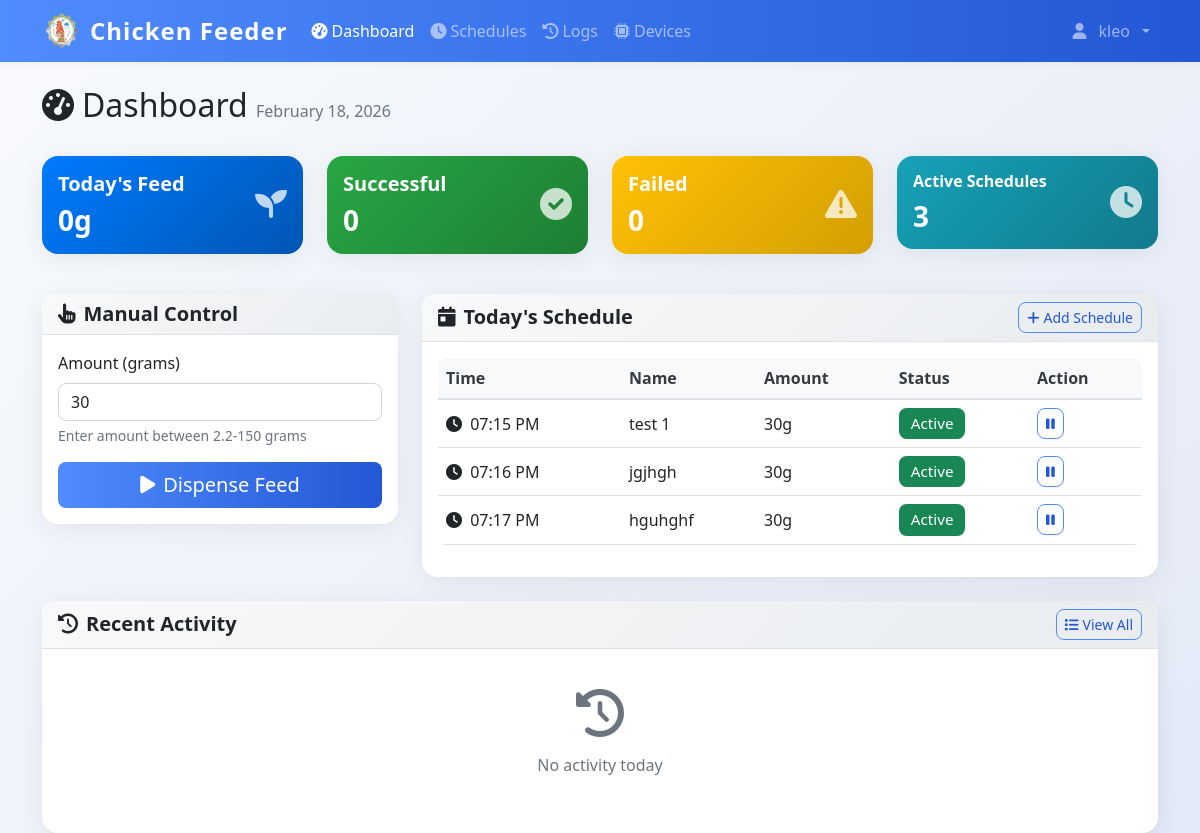
/dashboard (signed in), run on an earlier commit of the app's database.
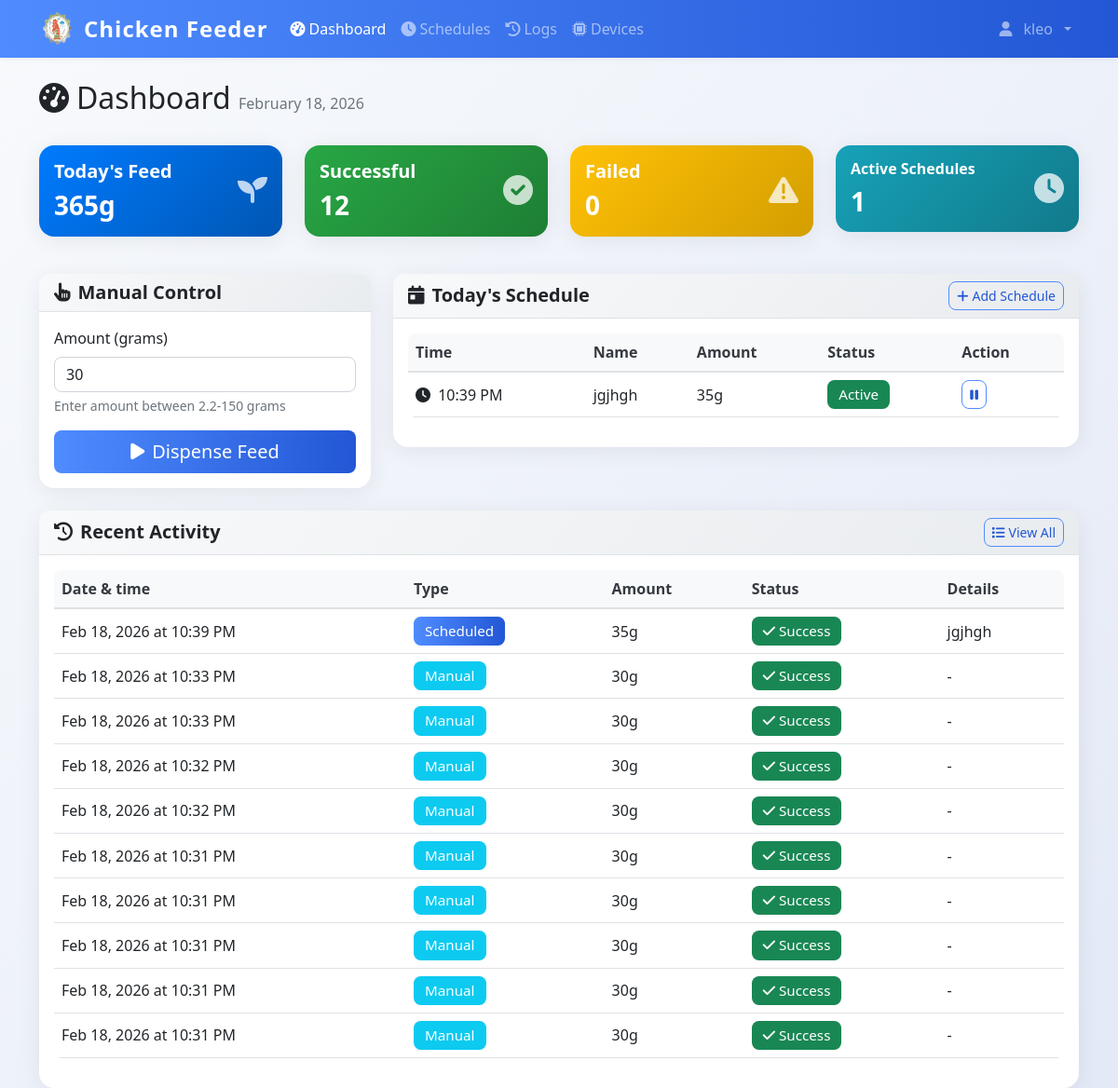
And on a later commit of the database.
### models.py (models this page shows)
class User(UserMixin, db.Model):
    id = db.Column(db.Integer, primary_key=True)
    username = db.Column(db.String(80), unique=True, nullable=False)
    email = db.Column(db.String(120), unique=True, nullable=False)
    password_hash = db.Column(db.String(120), nullable=False)
    iot_device_url = db.Column(db.String(255), nullable=True)  # e.g., 'http://192.168.1.100:5000' or 'pi_klei'
    is_admin = db.Column(db.Boolean, default=True)
    created_at = db.Column(db.DateTime, default=datetime.now)

class FeedSchedule(db.Model):
    id = db.Column(db.Integer, primary_key=True)
    name = db.Column(db.String(100), nullable=False)
    feed_time = db.Column(db.Time, nullable=False)
    amount_grams = db.Column(db.Integer, nullable=False)
    is_active = db.Column(db.Boolean, default=True)
    created_by = db.Column(db.Integer, db.ForeignKey('user.id'), nullable=False)
    created_at = db.Column(db.DateTime, default=datetime.now)
    user = db.relationship('User', backref=db.backref('schedules', lazy=True))

class DispenseLog(db.Model):
    id = db.Column(db.Integer, primary_key=True)
    timestamp = db.Column(db.DateTime, default=datetime.now, nullable=False)
    amount_grams = db.Column(db.Integer, nullable=False)
    trigger_type = db.Column(db.String(20), nullable=False)
    schedule_id = db.Column(db.Integer, db.ForeignKey('feed_schedule.id'), nullable=True)
    status = db.Column(db.String(20), default='success')
    error_message = db.Column(db.Text, nullable=True)
    image_path = db.Column(db.String(255), nullable=True)  # Path to captured feed image
    pellet_count = db.Column(db.Integer, nullable=True)  # Number of pellets detected in image
    grams_detected = db.Column(db.Float, nullable=True)  # Estimated grams of pellets in feeder
    grams_dispensed = db.Column(db.Integer, nullable=True)  # Actual amount dispensed by servo
    triggered_by = db.Column(db.Integer, db.ForeignKey('user.id'), nullable=True)
    schedule = db.relationship('FeedSchedule', backref=db.backref('dispense_logs', lazy=True))
    user = db.relationship('User', backref=db.backref('dispense_logs', lazy=True))

### app.py (the view)
@app.route('/dashboard', methods=['GET', 'POST'])
@login_required
def dashboard():
    from utils.model_utils import get_feed_ratio
    today_schedules = FeedSchedule.query.filter_by(created_by=current_user.id, is_active=True).order_by(FeedSchedule.feed_time).all()
    today_start = datetime.now().replace(hour=0, minute=0, second=0, microsecond=0)
    today_logs = DispenseLog.query.filter(
        DispenseLog.timestamp >= today_start,
        DispenseLog.triggered_by == current_user.id
    ).order_by(DispenseLog.timestamp.desc()).all()
    total_today = sum(log.amount_grams for log in today_logs if log.status == 'success')
    feed_config = get_feed_ratio()
    gps = feed_config.get('grams_per_second', 2.0)
    min_grams = max(1, round(0.1 * gps, 1))
    return render_template('dashboard.html',
                         schedules=today_schedules,
                         logs=today_logs,
                         total_today=total_today,
                         min_grams=min_grams)

### templates/dashboard.html (shortened to what this page needs)
{% extends "base.html" %}
{% block content %}
<div class="container mt-4">
    <div class="row mb-4">
    <div class="col">
        <h1 class="h2">
            <i class="fas fa-tachometer-alt me-2"></i>Dashboard
            <span class="text-muted fs-6">{{ datetime.now().strftime('%B %d, %Y') }}</span>
        </h1>
    </div>
</div>
<div class="row mb-4">
    <div class="col-md-3 mb-3">
        <div class="card bg-primary text-white">
            <div class="card-body">
                <div class="d-flex justify-content-between">
                    <div>
                        <h5 class="card-title">Today's Feed</h5>
                        <h3 class="mb-0" id="total-today">{{ total_today }}g</h3>
                    </div>
                    <div class="align-self-center">
                        <i class="fas fa-seedling fa-2x opacity-75"></i>
                    </div>
                </div>
            </div>
        </div>
    </div>
    <div class="col-md-3 mb-3">
        <div class="card bg-success text-white">
            <div class="card-body">
                <div class="d-flex justify-content-between">
                    <div>
                        <h5 class="card-title">Successful</h5>
                        <h3 class="mb-0" id="successful-today">{{ logs|selectattr('status', 'equalto', 'success')|list|length }}</h3>
                    </div>
                    <div class="align-self-center">
                        <i class="fas fa-check-circle fa-2x opacity-75"></i>
                    </div>
                </div>
            </div>
        </div>
    </div>
    <div class="col-md-3 mb-3">
        <div class="card bg-warning text-white">
            <div class="card-body">
                <div class="d-flex justify-content-between">
                    <div>
                        <h5 class="card-title">Failed</h5>
                        <h3 class="mb-0" id="failed-today">{{ logs|selectattr('status', 'equalto', 'failure')|list|length }}</h3>
                    </div>
                    <div class="align-self-center">
                        <i class="fas fa-exclamation-triangle fa-2x opacity-75"></i>
                    </div>
                </div>
            </div>
        </div>
    </div>
    <div class="col-md-3 mb-3">
        <div class="card bg-info text-white">
            <div class="card-body">
                <div class="d-flex justify-content-between">
                    <div>
                        <h5 class="card-title fs-6">Active Schedules</h5>
                        <h3 class="mb-0">{{ schedules|selectattr('is_active')|list|length }}</h3>
                    </div>
                    <div class="align-self-center">
                        <i class="fas fa-clock fa-2x opacity-75"></i>
                    </div>
                </div>
            </div>
        </div>
    </div>
</div>
<div class="row">
    <div class="col-lg-4 mb-4">
        <div class="card">
            <div class="card-header">
                <h5 class="card-title mb-0">
                    <i class="fas fa-hand-pointer me-2"></i>Manual Control
                </h5>
            </div>
            <div class="card-body">
                <form id="manual-dispense-form">
                    <div class="mb-3">
                        <label for="amount" class="form-label">Amount (grams)</label>
                        <input type="number" class="form-control" id="amount" min="{{ min_grams }}" max="150" value="30" step="0.1" required>
                        <div class="form-text">Enter amount between {{ min_grams }}-150 grams</div>
                    </div>
                    <div class="d-grid">
                        <button type="submit" class="btn btn-primary btn-lg" id="dispense-btn">
                            <i class="fas fa-play me-2"></i>Dispense Feed
                        </button>
                    </div>
                </form>
            </div>
        </div>
    </div>
    <div class="col-lg-8 mb-4">
        <div class="card">
            <div class="card-header d-flex justify-content-between align-items-center">
                <h5 class="card-title mb-0">
                    <i class="fas fa-calendar-day me-2"></i>Today's Schedule
                </h5>
                <a href="{{ url_for('schedules') }}" class="btn btn-outline-primary btn-sm">
                    <i class="fas fa-plus me-1"></i>Add Schedule
                </a>
            </div>
            <div class="card-body">
                {% if schedules %}
                <div class="table-responsive">
                    <table class="table table-hover">
                        <thead>
                            <tr>
                                <th>Time</th>
                                <th>Name</th>
                                <th>Amount</th>
                                <th>Status</th>
                                <th>Action</th>
                            </tr>
                        </thead>
                        <tbody>
                            {% for schedule in schedules %}
                            <tr>
                                <td>
                                    <i class="fas fa-clock me-1"></i>
                                    {{ schedule.feed_time.strftime('%I:%M %p') }}
                                </td>
                                <td>{{ schedule.name }}</td>
                                <td>{{ schedule.amount_grams }}g</td>
                                <td>
                                    {% if schedule.is_active %}
                                        <span class="badge bg-success">Active</span>
                                    {% else %}
                                        <span class="badge bg-secondary">Inactive</span>
                                    {% endif %}
                                </td>
                                <td>
                                    <button class="btn btn-sm btn-outline-primary"
                                            onclick="toggleSchedule({{ schedule.id }})">
                                        {% if schedule.is_active %}
                                            <i class="fas fa-pause"></i>
                                        {% else %}
                                            <i class="fas fa-play"></i>
                                        {% endif %}
                                    </button>
                                </td>
                            </tr>
                            {% endfor %}
                        </tbody>
                    </table>
                </div>
                {% endif %}
            </div>
        </div>
    </div>
</div>
<div class="row">
    <div class="col-12">
        <div class="card">
            <div class="card-header d-flex justify-content-between align-items-center">
                <h5 class="card-title mb-0">
                    <i class="fas fa-history me-2"></i>Recent Activity
                </h5>
                <a href="{{ url_for('logs') }}" class="btn btn-outline-primary btn-sm">
                    <i class="fas fa-list me-1"></i>View All
                </a>
            </div>
            <div class="card-body">
                {% if logs %}
                <div class="table-responsive">
                    <table class="table table-hover">
                        <thead>
                            <tr>
                                <th>Date &amp; time</th>
                                <th>Type</th>
                                <th>Amount</th>
                                <th>Status</th>
                                <th>Details</th>
                            </tr>
                        </thead>
                        <tbody>
                            {% for log in logs[:10] %}
                            <tr>
                                <td>
                                    {{ log.timestamp.strftime('%b %d, %Y at %I:%M %p') }}
                                </td>
                                <td>
                                    {% if log.trigger_type == 'manual' %}
                                        <span class="badge bg-info">Manual</span>
                                    {% else %}
                                        <span class="badge bg-primary">Scheduled</span>
                                    {% endif %}
                                </td>
                                <td>{{ log.amount_grams }}g</td>
                                <td>
                                    {% if log.status == 'success' %}
                                        <span class="badge bg-success">
                                            <i class="fas fa-check me-1"></i>Success
                                        </span>
                                    {% else %}
                                        <span class="badge bg-danger">
                                            <i class="fas fa-times me-1"></i>Failed
                                        </span>
                                    {% endif %}
                                </td>
                                <td style="max-width: 300px;">
                                    {% if log.schedule %}
                                        {{ log.schedule.name }}
                                    {% elif log.error_message %}
                                        <small class="text-danger" title="{{ log.error_message }}" style="cursor: help;">
                                            {{ log.error_message[:100] }}{% if log.error_message|length > 100 %}...{% endif %}
                                        </small>
                                    {% else %}
                                        -
                                    {% endif %}
                                </td>
                            </tr>
                            {% endfor %}
                        </tbody>
                    </table>
                </div>
                {% else %}
                <div class="text-center text-muted py-4">
                    <i class="fas fa-history fa-3x mb-3"></i>
                    <p>No activity today</p>
                </div>
                {% endif %}
            </div>
        </div>
    </div>
</div>
</div>
{% endblock %}

### templates/base.html (shortened to what this page needs)
<!DOCTYPE html>
<html lang="en">
<head>
    <link href="https://cdn.jsdelivr.net/npm/bootstrap@5.1.3/dist/css/bootstrap.min.css" rel="stylesheet">
    <link href="https://cdnjs.cloudflare.com/ajax/libs/font-awesome/6.0.0/css/all.min.css" rel="stylesheet">
    <link href="{{ url_for('static', filename='css/style.css') }}" rel="stylesheet">
</head>
<body>
    {% if current_user.is_authenticated %}
    <nav class="navbar navbar-expand-lg navbar-dark bg-primary">
        <div class="container">
            <div class="d-flex align-items-center gap-2">
                <img src="{{ url_for('static', filename='img/chicken-logo.png') }}" alt="Logo" style="width:40px;height:40px;" >
                <a class="navbar-brand" href="{{ url_for('dashboard') }}">
                   Chicken Feeder
                </a>
            </div>
            <div class="collapse navbar-collapse" id="navbarNav">
                <ul class="navbar-nav me-auto">
                    <li class="nav-item">
                        <a class="nav-link {% if request.endpoint == 'dashboard' %}active{% endif %}"
                           href="{{ url_for('dashboard') }}">
                            <i class="fas fa-tachometer-alt me-1"></i>Dashboard
                        </a>
                    </li>
                    <li class="nav-item">
                        <a class="nav-link {% if request.endpoint in ['schedules', 'add_schedule'] %}active{% endif %}"
                           href="{{ url_for('schedules') }}">
                            <i class="fas fa-clock me-1"></i>Schedules
                        </a>
                    </li>
                    <li class="nav-item">
                        <a class="nav-link {% if request.endpoint == 'logs' %}active{% endif %}"
                           href="{{ url_for('logs') }}">
                            <i class="fas fa-history me-1"></i>Logs
                        </a>
                    </li>
                    <li class="nav-item">
                        <a class="nav-link {% if request.endpoint in ['devices', 'add_device'] %}active{% endif %}"
                           href="{{ url_for('devices') }}">
                            <i class="fas fa-microchip me-1"></i>Devices
                        </a>
                    </li>
                </ul>
                <ul class="navbar-nav">
                    <li class="nav-item dropdown">
                        <a class="nav-link dropdown-toggle d-flex align-items-center gap-2" href="#" id="navbarDropdown" role="button"
                           data-bs-toggle="dropdown" aria-expanded="false">
                            <i class="fas fa-user me-1 "></i>{{ current_user.username }}
                        </a>
                    </li>
                </ul>
            </div>
        </div>
    </nav>
    {% endif %}
    <main class="container-fluid align-items-center">
        {% block content %}{% endblock %}
    </main>
</body>
</html>

What changed in the data, as far as the page shows it:
removed FeedSchedule: feed_time "07:15 PM", name "test 1", amount_grams "30", is_active "Active"
removed FeedSchedule: feed_time "07:17 PM", name "hguhghf", amount_grams "30", is_active "Active"
changed FeedSchedule "jgjhgh": feed_time "07:16 PM" → "10:39 PM"; amount_grams "30" → "35"
added DispenseLog: timestamp "Feb 18, 2026 at 10:39 PM", trigger_type "Scheduled", amount_grams "35", status "success" (drawn), schedule.name "jgjhgh"
added DispenseLog: timestamp "Feb 18, 2026 at 10:33 PM", trigger_type "Manual", amount_grams "30", status "success" (drawn)
added DispenseLog: timestamp "Feb 18, 2026 at 10:33 PM", trigger_type "Manual", amount_grams "30", status "success" (drawn)
added DispenseLog: timestamp "Feb 18, 2026 at 10:32 PM", trigger_type "Manual", amount_grams "30", status "success" (drawn)
added DispenseLog: timestamp "Feb 18, 2026 at 10:32 PM", trigger_type "Manual", amount_grams "30", status "success" (drawn)
added DispenseLog: timestamp "Feb 18, 2026 at 10:31 PM", trigger_type "Manual", amount_grams "30", status "success" (drawn)
added DispenseLog: timestamp "Feb 18, 2026 at 10:31 PM", trigger_type "Manual", amount_grams "30", status "success" (drawn)
added DispenseLog: timestamp "Feb 18, 2026 at 10:31 PM", trigger_type "Manual", amount_grams "30", status "success" (drawn)
added DispenseLog: timestamp "Feb 18, 2026 at 10:31 PM", trigger_type "Manual", amount_grams "30", status "success" (drawn)
added DispenseLog: timestamp "Feb 18, 2026 at 10:31 PM", trigger_type "Manual", amount_grams "30", status "success" (drawn)
Also different on the page:
{{ total_today }}: "0" → "365"
{{ logs|selectattr('status', 'equalto', 'success')|list|length }}: "0" → "12"
{{ schedules|selectattr('is_active')|list|length }}: "3" → "1"
text no longer shown: "No activity today"
text now shown: "Date & time Type Amount Status Details"
